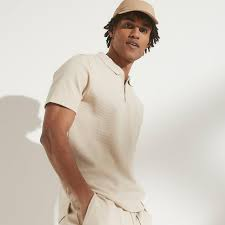
#> input picture images/img2.jpeg, 225 x 225 px
$ python histogram_color.py
#> lines starting #> are read from the running program, lines starting #| are printed output that depends on the picture; after the words box and inside, x2 and y2 are one past the last pixel; in counts of white or black regions, pixels touching at a corner belong together
import cv2 as cv
import numpy as np
import matplotlib.pyplot as plt

img = cv.imread('./images/img2.jpeg')
#> img is the input picture: shape (225, 225, 3); mean B, G, R 191.7, 201.9, 210.8
img = cv.resize(img,(400,400))
#> img: shape (400, 400, 3)

# creating mask
blank = np.zeros(img.shape[:2],dtype='uint8')

circle = cv.circle(blank,(img.shape[1]//2,img.shape[0]//2),10-0,255,-1)
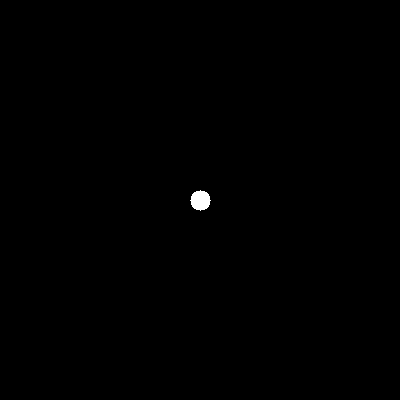
#> blank: shape (400, 400); 0.2% white; 1 white region, box (x1, y1, x2, y2) and area: (190, 190, 211, 211) 317

# mask = cv.bitwise_and(img,img,mask=circle)

# creating histogram
colors = ('b','g','r')

plt.figure()
plt.title('Hist')
plt.xlabel('Bins')
plt.ylabel('Pxs')

for i,col in enumerate(colors):
    hist = cv.calcHist([img],[i],circle,[256],[0,256])
    plt.plot(hist,color=col)
    plt.xlim([0,256])

plt.show()
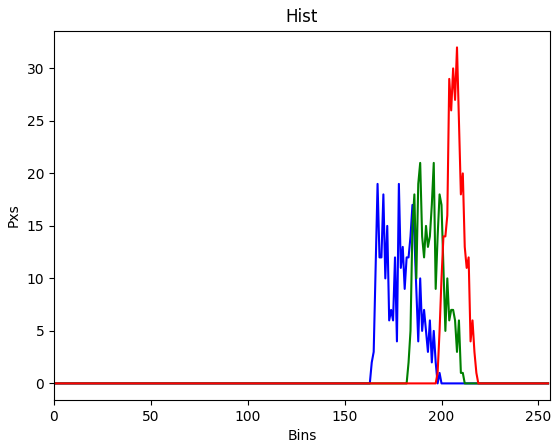
#> figure drawn by matplotlib, 1 panel; curve peaks at x = 167, y = 19; curve peaks at x = 189, y = 21; curve peaks at x = 208, y = 32


cv.waitKey(0)

$ run again, with images/img1.jpeg copied over images/img2.jpeg
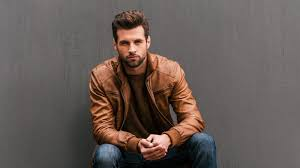
#> input picture images/img1.jpeg, 300 x 168 px
#> img is the input picture: shape (168, 300, 3); mean B, G, R 85.8, 90.2, 101.2
#> `img = cv.resize(img,(400,400))`:
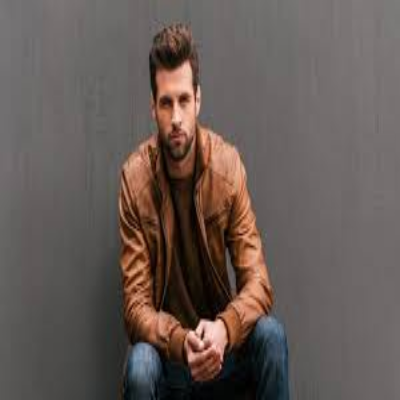
#> img: shape (400, 400, 3); mean B, G, R 85.7, 90.1, 101.2
#> blank: shape (400, 400); 0.2% white; 1 white region, box (x1, y1, x2, y2) and area: (190, 190, 211, 211) 317
#> `plt.show()`:
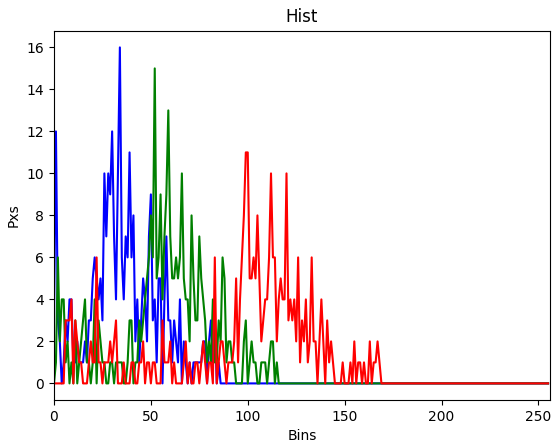
#> figure drawn by matplotlib, 1 panel; curve peaks at x = 34, y = 16; curve peaks at x = 52, y = 15; curve peaks at x = 99, y = 11

$ run again, with images/img3.jpeg copied over images/img2.jpeg
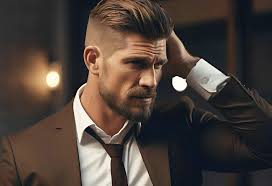
#> input picture images/img3.jpeg, 272 x 186 px
#> img is the input picture: shape (186, 272, 3); mean B, G, R 57.9, 64.4, 75.9
#> `img = cv.resize(img,(400,400))`:
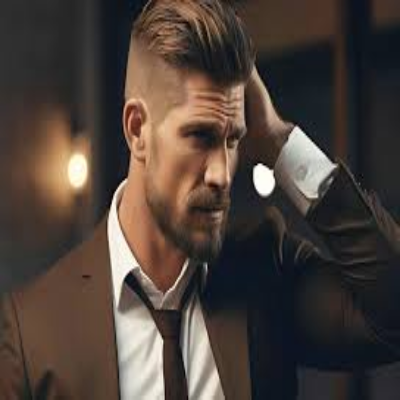
#> img: shape (400, 400, 3); mean B, G, R 57.8, 64.3, 75.8
#> blank: shape (400, 400); 0.2% white; 1 white region, box (x1, y1, x2, y2) and area: (190, 190, 211, 211) 317
#> `plt.show()`:
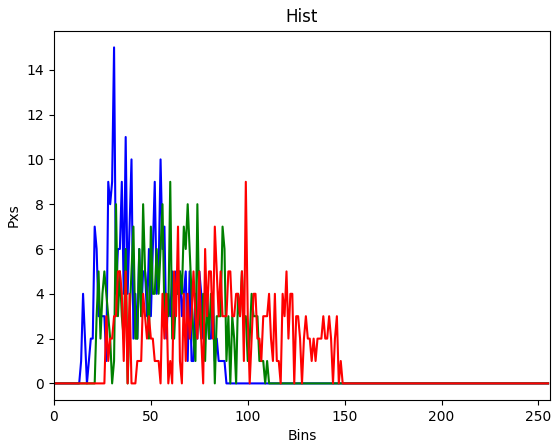
#> figure drawn by matplotlib, 1 panel; curve peaks at x = 31, y = 15; curve peaks at x = 60, y = 9; curve peaks at x = 99, y = 9

$ run again, with images/img4.jpeg copied over images/img2.jpeg
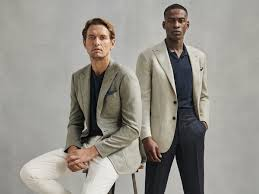
#> input picture images/img4.jpeg, 259 x 194 px
#> img is the input picture: shape (194, 259, 3); mean B, G, R 139.6, 146.5, 149.7
#> `img = cv.resize(img,(400,400))`:
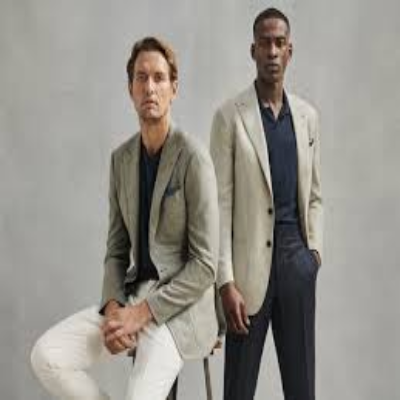
#> img: shape (400, 400, 3); mean B, G, R 139.5, 146.4, 149.6
#> blank: shape (400, 400); 0.2% white; 1 white region, box (x1, y1, x2, y2) and area: (190, 190, 211, 211) 317
#> `plt.show()`:
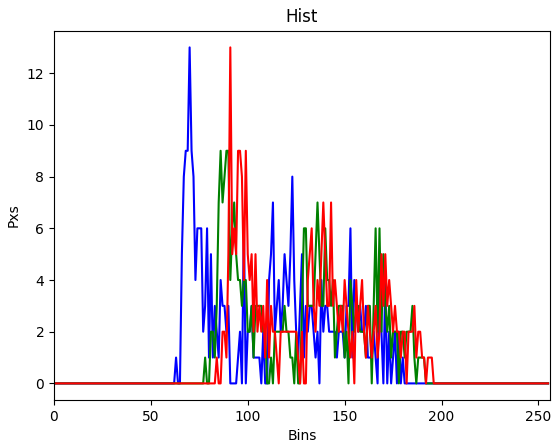
#> figure drawn by matplotlib, 1 panel; curve peaks at x = 70, y = 13; curve peaks at x = 86, y = 9; curve peaks at x = 91, y = 13
